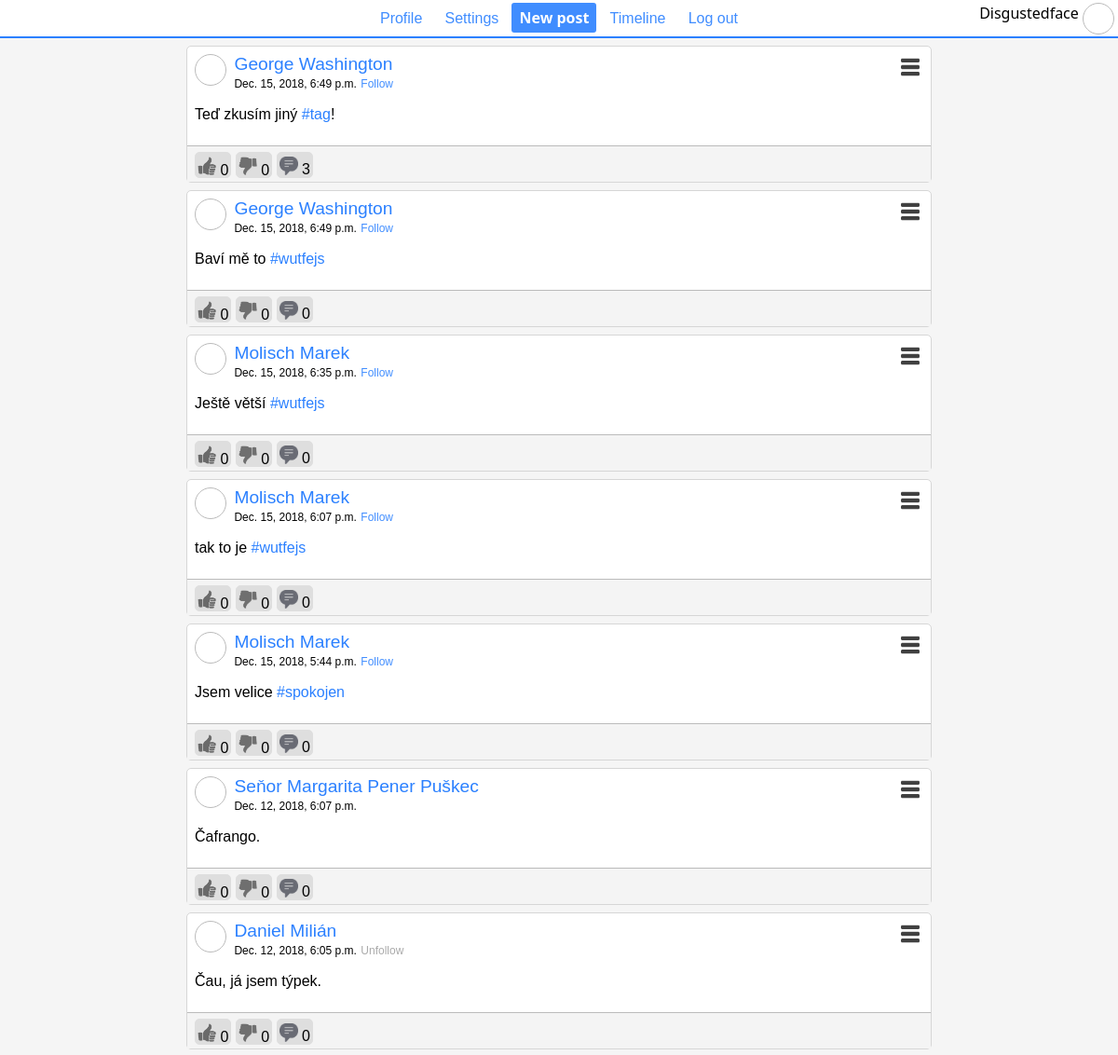
Page / (signed in, upper part) on the earlier database version.
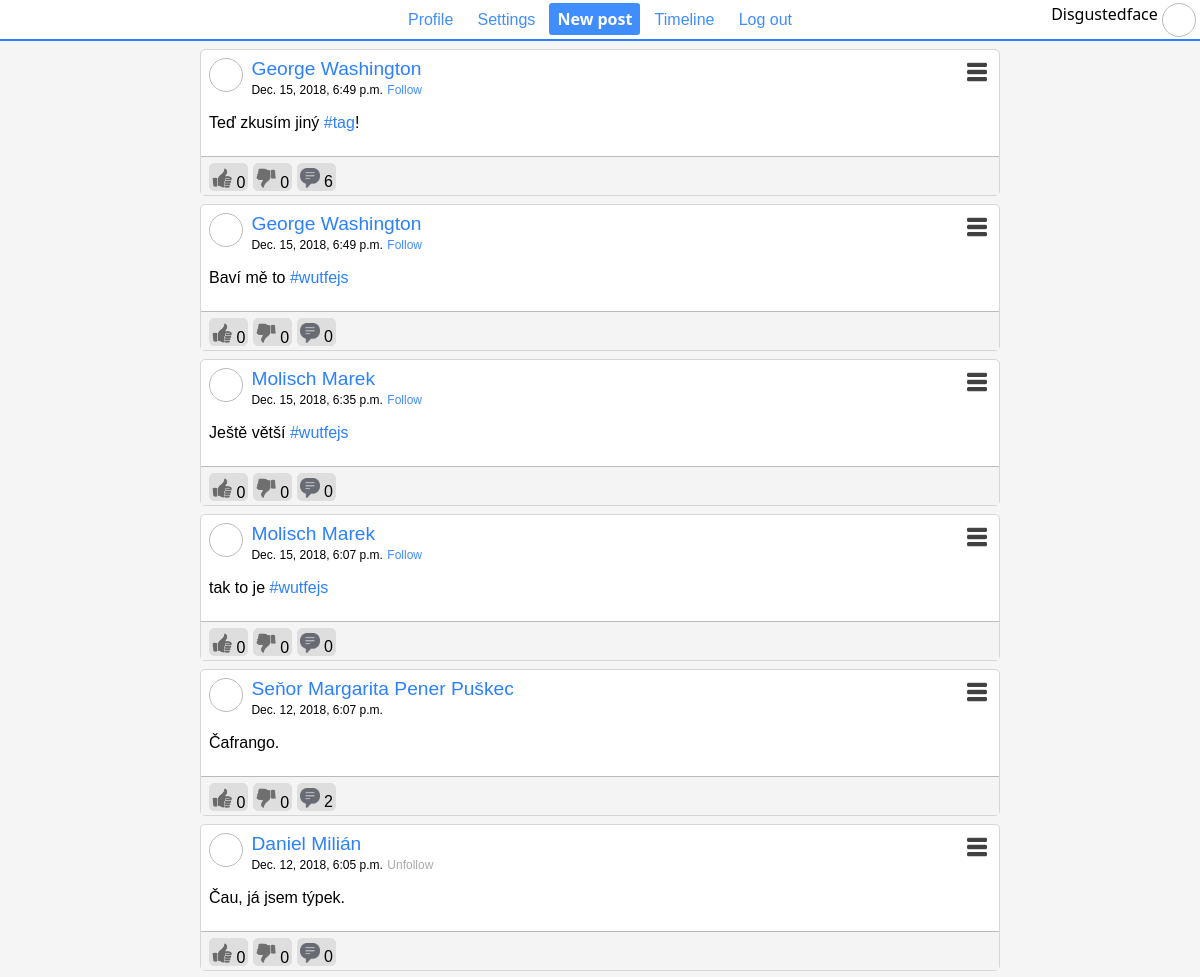
Same page on the later database version.
### website/models.py (models this page shows, shortened)
class Profile(models.Model):
    user = models.OneToOneField(User, on_delete=models.CASCADE)
    description = models.CharField(max_length=140, default="")

class Post(models.Model):
    main_post = models.ForeignKey('Post', on_delete=models.CASCADE, null=True, blank=True, default=None)
    author = models.ForeignKey(Profile, on_delete=models.CASCADE)
    content = models.CharField(max_length=340)
    date = models.DateTimeField(auto_now=True)
    visibility = models.PositiveSmallIntegerField(
        default=Visibility.PUBLIC)  # 0: public, 1: friends, 2: myself; TODO: show posts only by visibility attribute.
    def get_thumbs_up(self):
        return len(Reaction.objects.all().filter(post=self, value=0))
    def get_thumbs_down(self):
        return len(Reaction.objects.all().filter(post=self, value=1))
    def get_thumb_value(self, user):
        profile = get_profile_by_user(user)
        if profile is None:
            raise ValueError("User must be user type or profile type.")
        try:
            reaction = Reaction.objects.get(post=self, author=profile)
            return reaction.value
        except ValueError:
            return -1
    def get_message_count(self):
        return len(Post.objects.all().filter(main_post=self))

### website/views.py (the view)
# urls.py: path('', views.index),
def index(request):
    if not request.user.is_authenticated:
        context = {
            "is_logged": True if request.user.is_authenticated else False,
        }
        rndr = "website/index.html"
    else:
        context = {
            "posts": Post.objects.select_related("author").order_by("-date").filter(main_post=None)[:15],
            "logged_user": Profile.objects.get(user=request.user) if request.user.is_authenticated else None,
        }
        rndr = "website/timeline.html"
    return render(request, rndr, context)

### website/libs/model_utils.py (called while the page is built)
def get_profile_by_user(user):
    from website.models import Profile
    if isinstance(user, Profile):
        return user
    try:
        return Profile.objects.get(user=user)
    except ObjectDoesNotExist:
        return None

def is_user_followed_by(user, follower):
    from website.models import Follow
    user = get_profile_by_user(user)
    follower = get_profile_by_user(follower)
    try:
        Follow.objects.get(follower=follower, following=user)
        return True
    except ObjectDoesNotExist:
        return False
    pass

### website/templatetags/timeline.py (called while the page is built)
@register.filter(name="add_tags")
def post_with_tags(post):
    post_list = []
    tags = get_tags(post)
    not_tags = list(map(lambda part: escape(part), split(post)))
    for i, tag in enumerate(tags):
        post_list.append(not_tags[i])
        post_list.append('<a href="/tag/{}">'.format(tag) + '#' + tag + '</a>')
    post_list.append(not_tags[-1])
    return "".join(post_list)

@register.filter(name="thumb_value")
def get_thumb_value(value, user):
    user = get_profile_by_user(user)
    return value.get_thumb_value(user.user)

@register.filter(name="followed_by")
def is_followed_by(user1, user2):
    return is_user_followed_by(user1, user2)

### website/templates/website/timeline.html (shortened to what this page needs)
{% extends 'website/social.html' %}
{% load static %}
{% load timeline %}
{% block content %}
    {% for post in posts %}
        <div class="post" id="post_{{ post.id }}" postid={{ post.id }}>
            <div class="content">
                <div class="profile_picture"></div>
                <div class="info">
                    <a class="whole_name"
                       href="/profile/{{ post.author.user.username }}">{{ post.author.user.get_full_name }}</a><br/>
                    <a class="date">{{ post.date }}</a>
                    {% if post.author != logged_user %}
                        {% if post.author|followed_by:logged_user == False %}
                            <a class="date_button blue" name="flw_{{ post.author.user.username }}"
                               onclick="sendFollow('{{ post.author.user.username }}', 0);">Follow</a>
                        {% else %}
                            <a class="date_button gray" name="flw_{{ post.author.user.username }}"
                               onclick="sendFollow('{{ post.author.user.username }}', 1);">Unfollow</a>
                        {% endif %}
                    {% endif %}
                </div>
                <div class="menu"><img src="{% static "images/menu.png" %}" width="20"></div>
                {% autoescape off %}
                    <p>{{ post.content|add_tags }}</p>
                {% endautoescape %}
            </div>
            <div class="reactions">
                {% if post|thumb_value:logged_user == 0 %}
                    <div class="button g_used" onclick="sendThumb(this, {{ post.id }}, -1);"><img
                            src="{% static "images/thumb_up.png" %}" width="20"> <label>{{ post.get_thumbs_up }}</label>
                    </div>
                {% else %}
                    <div class="button" onclick="sendThumb(this, {{ post.id }}, 0);"><img
                            src="{% static "images/thumb_up_n.png" %}" width="20">
                        <label>{{ post.get_thumbs_up }}</label>
                    </div>
                {% endif %}
                {% if post|thumb_value:logged_user == 1 %}
                    <div class="button r_used" onclick="sendThumb(this, {{ post.id }}, -1);"><img
                            src="{% static "images/thumb_down.png" %}"
                            width="20"> <label>{{ post.get_thumbs_down }}</label></div>
                {% else %}
                    <div class="button" onclick="sendThumb(this, {{ post.id }}, 1);"><img
                            src="{% static "images/thumb_down_n.png" %}"
                            width="20"> <label>{{ post.get_thumbs_down }}</label></div>
                {% endif %}
                <div class="button" onclick="commentOnPost({{ post.id }})"><img src="{% static "images/messages.png" %}"
                                                                                width="20"> {{ post.get_message_count }}
                </div>
            </div>
        </div>
    {% endfor %}
{% endblock %}

### website/templates/website/social.html (shortened to what this page needs)
{% load static %}
<!DOCTYPE html>
<html>
<head>
    <link rel="stylesheet" href="{% static "website/main.css" %}"/>
</head>
<body>
<div id="siteheader">
    <div id="content">
        <button href="/profile/{{ logged_user.user.username }}">Profile</button>
        <button href="#">Settings</button>
        <button class="special" onclick="displayPostForm()">New post</button>
        <button href="/">Timeline</button>
        <button href="/logout">Log out</button>
        <div class="absolute right" style="display:inline-block;">
            {{ logged_user.user.username }}
            <div class="profile_picture"></div>
        </div>
    </div>
</div>
<div class="container">
    <div class="content">
        {% block content %}
        {% endblock %}
    </div>
</div>
</body>
</html>

### website/static/website/main.css (style rules this page uses)
body { background-color: rgb(245, 245, 245); font-family: Helvetica, Arial, sans-serif; padding: 0; margin: 0; }
.content p a { text-decoration: none; color: #2b80ff; }
#siteheader { background-color: white; display: flex; margin: 0 auto; padding: .2em; justify-content: center; font-family: 'Segoe UI', Tahoma, Geneva, Verdana, sans-serif; border-bottom: 2px solid #2b80ff; }
#siteheader #content { width: 100%; text-align: center; }
#siteheader button { padding: 0 .5em; text-align: center; font-size: 16px; margin: 0 2px; height: 2em; line-height: 2em; color: #408dff; text-decoration: none; border: 0; background-color: transparent; }
#siteheader button.special { border: none; font-weight: bolder; background-color: #408dff; text-align: center; margin: 0; height: 2em; line-height: 2em; color: white; font-family: 'Segoe UI', Tahoma, Geneva, Verdana, sans-serif; text-decoration: none; border-radius: 3px; font-size: 16px; }
.container { margin: 0 auto; max-width: 50em; }
.post .whole_name { text-decoration: none; color: #2b80ff; font-size: 1.2em; }
.post .date { font-size: 12px; }
.post { position: relative; margin-top: 8px; border: 1px solid rgb(214, 214, 214); background-color: white; border-radius: 5px; }
.post .content { padding: .5em; }
.post .info { display: inline-block; }
.profile_picture { width: 32px; height: 32px; border-radius: 32px; border: 1px solid #BBBBBB; display: inline-block; vertical-align: top; margin-right: 4px; }
.post .reactions { padding-top: 6px; padding-left: .5em; border-top: 1px solid #BBBBBB; background-color: rgb(244, 244, 244); margin: 0 auto; height: 32px; }
.post .button { border-radius: 5px; background-color: rgb(222, 222, 222); border: 1px solid rgb(222, 222, 222); display: inline-block; cursor: pointer; padding: 2px; box-sizing: border-box; height: 28px; vertical-align: top; }
.post .button label { cursor: pointer; }
.post .button img { margin-top: 2px; }
.post .menu { float: right; cursor: pointer; height: 28px; padding: 4px; box-sizing: border-box; border-radius: 5px; }
.post .date_button { font-size: 12px; cursor: pointer; }
.blue { color: #408dff; }
.gray { color: #aaaaaa; }
.absolute { position: absolute; }
.absolute.right { right: 0; }

Differences in the rows shown:
removed Post: author.user.get_full_name "Molisch Marek", date "Dec. 15, 2018, 5:44 p.m.", content|add_tags "Jsem velice #spokojen", get_thumbs_up "0", get_thumbs_down "0", get_message_count "0"
computed for Post "Teď zkusím jiný #tag !": get_message_count "3" → "6"
computed for Post "Čafrango.": get_message_count "0" → "2"
